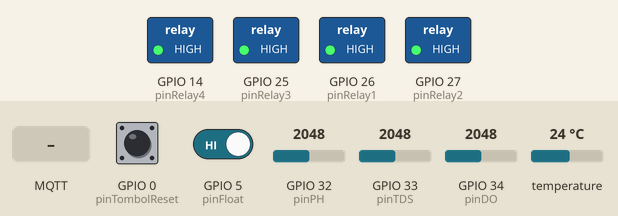
This sketch was run on a simulated ESP32. Parts: switched loads named in the sketch (green lamp = pin HIGH). The inputs (shaded band) are chosen by the test bench; at power-on: GPIO 0 (pinTombolReset) HIGH, GPIO 5 (pinFloat) HIGH, GPIO 32 (pinPH) = 2048, GPIO 33 (pinTDS) = 2048, GPIO 34 (pinDO) = 2048, temperature 24 °C. WiFi joins after 1.5 s; servers stay silent unless stated; EEPROM starts erased; no MQTT or app messages arrive unless stated; what the sketch prints to the serial monitor is not drawn.

Above: at 2.7 s.
2.8 s: MQTT message "ON" arrives on the first subscribed topic
At 4.0 s:
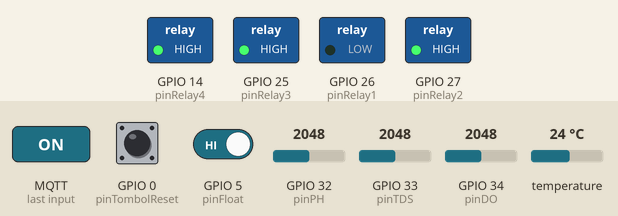
4.3 s: MQTT message "ON" arrives on the second subscribed topic
At 5.1 s:
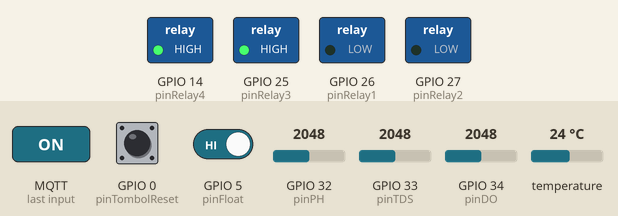
5.8 s: MQTT message "ON" arrives on the third subscribed topic
At 7.0 s:
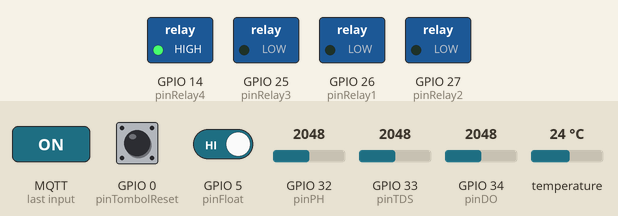
7.3 s: MQTT message "OFF" arrives on the first subscribed topic
At 8.5 s:
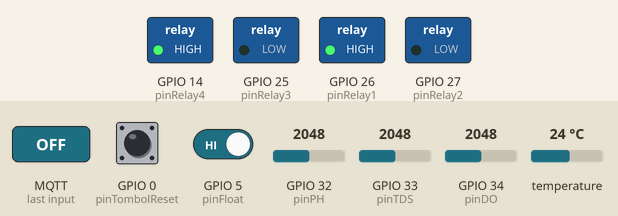
8.8 s: MQTT message "OFF" arrives on the second subscribed topic
At 9.7 s:
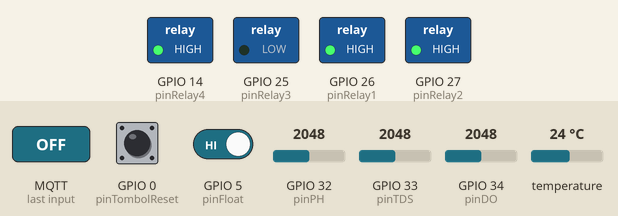
Timing chart, 0 to 11.8 s (numbered marks = the images above; inputs shaded):
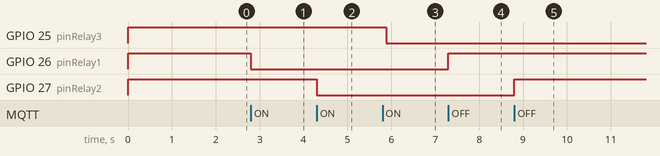

Measured:
- after the input at 2.8 s, GPIO 26 (pinRelay1): HIGH → LOW at once
- after the input at 4.3 s, GPIO 27 (pinRelay2): HIGH → LOW at once
- after the input at 5.8 s, GPIO 25 (pinRelay3): HIGH → LOW after 0.09 s
- after the input at 7.3 s, GPIO 26 (pinRelay1): LOW → HIGH at once
- after the input at 8.8 s, GPIO 27 (pinRelay2): LOW → HIGH at once

The sketch:

CodeESP32.ino
```cpp
#include <WiFi.h>
#include <WiFiManager.h>
#include <PubSubClient.h>
#include <ArduinoJson.h>
#include <Preferences.h>
#include <OneWire.h>
#include <DallasTemperature.h>
#include <vector>

// --- DEKLARASI PIN ---
const int pinRelay1 = 26;
const int pinRelay2 = 27;
const int pinRelay3 = 25;
const int pinRelay4 = 14;

const int pinSuhu = 4;
const int pinPH = 32;
const int pinTDS = 33;
const int pinDO = 34;
const int pinFloat = 5;
const int pinTombolReset = 0;

// --- KONFIGURASI SENSOR DO ---
#define VREF_ESP32 3300.0    // Tegangan referensi ESP32 (mV)
#define ADC_RES_ESP32 4095.0 // Resolusi ADC ESP32 (12-bit)
#define DO_CAL1_V 1600.0     // Voltase kalibrasi saturasi (mV)
#define DO_CAL1_T 25.0       // Suhu saat kalibrasi (°C)

// Tabel tingkat kelarutan Oksigen (ug/L atau ppb) pada suhu 0 - 40 derajat Celcius
const uint16_t DO_Table[41] = {
    14460, 14220, 13820, 13440, 13090, 12740, 12420, 12110, 11810, 11530,
    11260, 11010, 10770, 10530, 10300, 10080, 9860, 9660, 9460, 9270,
    9080, 8900, 8730, 8570, 8410, 8250, 8110, 7960, 7820, 7690,
    7560, 7430, 7300, 7180, 7070, 6950, 6840, 6730, 6630, 6530, 6410
};

// --- OBJEK GLOBAL ---
WiFiClient espClient;
PubSubClient mqttClient(espClient);
Preferences pref;
OneWire oneWire(pinSuhu);
DallasTemperature sensorSuhu(&oneWire);

// --- VARIABEL SISTEM & JARINGAN ---
unsigned long lastMsg = 0;
const char* mqtt_server = "broker.hivemq.com";
float kalibrasi_pH_netral = 2.5;
String deviceID;

// --- VARIABEL STATUS SLOT (DYNAMIC PROVISIONING) ---
bool en_r1, en_r2, en_r3, en_r4;
bool en_suhu, en_ph, en_tds, en_do, en_float;

// --- VARIABEL NAMA KUSTOM RELAY ---
String nama_r1, nama_r2, nama_r3, nama_r4;

// ==========================================
// FUNGSI PENERIMA PERINTAH DARI DASHBOARD
// ==========================================
void mqttCallback(char* topic, byte* payload, unsigned int length) {
  String messageTemp;
  for (int i = 0; i < length; i++) {
    messageTemp += (char)payload[i];
  }

  String topicStr = String(topic);

  if (topicStr == "ras/" + deviceID + "/kontrol/input1" && en_r1) {
    if (messageTemp == "ON") digitalWrite(pinRelay1, LOW);
    else if (messageTemp == "OFF") digitalWrite(pinRelay1, HIGH);
    Serial.println("Relay 1 (" + nama_r1 + ") dieksekusi");
  }
  else if (topicStr == "ras/" + deviceID + "/kontrol/input2" && en_r2) {
    if (messageTemp == "ON") digitalWrite(pinRelay2, LOW);
    else if (messageTemp == "OFF") digitalWrite(pinRelay2, HIGH);
    Serial.println("Relay 2 (" + nama_r2 + ") dieksekusi");
  }
  else if (topicStr == "ras/" + deviceID + "/kontrol/input3" && en_r3) {
    if (messageTemp == "ON") digitalWrite(pinRelay3, LOW);
    else if (messageTemp == "OFF") digitalWrite(pinRelay3, HIGH);
    Serial.println("Relay 3 (" + nama_r3 + ") dieksekusi");
  }
  else if (topicStr == "ras/" + deviceID + "/kontrol/input4" && en_r4) {
    if (messageTemp == "ON") digitalWrite(pinRelay4, LOW);
    else if (messageTemp == "OFF") digitalWrite(pinRelay4, HIGH);
    Serial.println("Relay 4 (" + nama_r4 + ") dieksekusi");
  }
}

// ==========================================
// FUNGSI KONEKSI ULANG MQTT
// ==========================================
void reconnectMQTT() {
  while (!mqttClient.connected()) {
    Serial.print("Menghubungkan ke MQTT Broker...");
    String clientId = "RAS-" + deviceID;

    if (mqttClient.connect(clientId.c_str())) {
      Serial.println("Terhubung!");
      if (en_r1) mqttClient.subscribe(("ras/" + deviceID + "/kontrol/input1").c_str());
      if (en_r2) mqttClient.subscribe(("ras/" + deviceID + "/kontrol/input2").c_str());
      if (en_r3) mqttClient.subscribe(("ras/" + deviceID + "/kontrol/input3").c_str());
      if (en_r4) mqttClient.subscribe(("ras/" + deviceID + "/kontrol/input4").c_str());
    } else {
      Serial.print("Gagal, rc="); Serial.print(mqttClient.state());
      Serial.println(" Coba lagi dalam 5 detik...");
      delay(5000);
    }
  }
}

// ==========================================
// SETUP: DIJALANKAN 1 KALI SAAT NYALA
// ==========================================
void setup() {
  Serial.begin(115200);

  // --- MENGAMBIL IDENTITAS CHIP (MAC ADDRESS) ---
  uint64_t chipid = ESP.getEfuseMac();
  deviceID = String((uint32_t)(chipid >> 32), HEX);
  deviceID += String((uint32_t)chipid, HEX);
  deviceID.toUpperCase();
  Serial.println("\n==================================");
  Serial.println("ID PERANGKAT (CHIP ID): " + deviceID);
  Serial.println("==================================\n");

  // 1. Inisialisasi Pin
  pinMode(pinRelay1, OUTPUT); digitalWrite(pinRelay1, HIGH);
  pinMode(pinRelay2, OUTPUT); digitalWrite(pinRelay2, HIGH);
  pinMode(pinRelay3, OUTPUT); digitalWrite(pinRelay3, HIGH);
  pinMode(pinRelay4, OUTPUT); digitalWrite(pinRelay4, HIGH);
  pinMode(pinFloat, INPUT_PULLUP);
  pinMode(pinTombolReset, INPUT_PULLUP);

  sensorSuhu.begin();

  // 2. Buka Memori & Ambil Pengaturan Terakhir
  pref.begin("iot_ras", false);

  en_r1 = pref.getBool("en_r1", true);
  en_r2 = pref.getBool("en_r2", true);
  en_r3 = pref.getBool("en_r3", true);
  en_r4 = pref.getBool("en_r4", true);
  en_suhu = pref.getBool("en_suhu", true);
  en_ph = pref.getBool("en_ph", true);
  en_tds = pref.getBool("en_tds", true);
  en_do = pref.getBool("en_do", true);
  en_float = pref.getBool("en_float", true);

  // Ambil data nama kustom, jika kosong berikan nilai default
  nama_r1 = pref.getString("nama_r1", "Relay 1");
  nama_r2 = pref.getString("nama_r2", "Relay 2");
  nama_r3 = pref.getString("nama_r3", "Relay 3");
  nama_r4 = pref.getString("nama_r4", "Relay 4");

  // 3. Persiapan Form WiFiManager
  WiFiManager wm;

  // Membatasi menu bawaan WiFiManager agar HANYA menampilkan menu konfigurasi Wi-Fi
  std::vector<const char *> menu = {"wifi"};
  wm.setMenu(menu);

  // Menampilkan Device ID di Captive Portal
  String teksInfo = "<div style='background:#fff3cd; color:#856404; padding:10px; border-radius:8px; text-align:center; border: 1px solid #ffeeba; margin-bottom: 15px; margin-top: 15px;'><small>Silakan salin <b>Device ID</b> ini untuk didaftarkan pada Web Dashboard:</small><br><strong style='font-size:22px; font-family:monospace; display:block; margin-top:5px; color:#b58105; letter-spacing: 2px;'>" + deviceID + "</strong></div>";
  WiFiManagerParameter custom_info_id(teksInfo.c_str());
  wm.addParameter(&custom_info_id);

  // BAGIAN 1: PENGATURAN AKTIF/NONAKTIF ELEMEN
  WiFiManagerParameter custom_title_sensor("<div style='font-weight:bold; color:#007bb5; font-size:16px; margin-top:20px; margin-bottom:10px; border-bottom:1px solid #ccc; padding-bottom:5px;'>Choose Component Capabilities</div>");
  wm.addParameter(&custom_title_sensor);

  const char* cb_style = "type=\"checkbox\"";
  WiFiManagerParameter cb_r1("r1", "Enable Relay 1", en_r1 ? "1" : "0", 2, cb_style, WFM_LABEL_AFTER);
  WiFiManagerParameter cb_r2("r2", "Enable Relay 2", en_r2 ? "1" : "0", 2, cb_style, WFM_LABEL_AFTER);
  WiFiManagerParameter cb_r3("r3", "Enable Relay 3", en_r3 ? "1" : "0", 2, cb_style, WFM_LABEL_AFTER);
  WiFiManagerParameter cb_r4("r4", "Enable Relay 4", en_r4 ? "1" : "0", 2, cb_style, WFM_LABEL_AFTER);
  WiFiManagerParameter cb_suhu("suhu", "Temperature Sensor", en_suhu ? "1" : "0", 2, cb_style, WFM_LABEL_AFTER);
  WiFiManagerParameter cb_ph("ph", "pH Sensor", en_ph ? "1" : "0", 2, cb_style, WFM_LABEL_AFTER);
  WiFiManagerParameter cb_tds("tds", "TDS Sensor", en_tds ? "1" : "0", 2, cb_style, WFM_LABEL_AFTER);
  WiFiManagerParameter cb_do("do", "Disolved Oxygen Sensor", en_do ? "1" : "0", 2, cb_style, WFM_LABEL_AFTER);
  WiFiManagerParameter cb_float("flt", "Float Switch Sensor", en_float ? "1" : "0", 2, cb_style, WFM_LABEL_AFTER);

  wm.addParameter(&cb_r1);
  wm.addParameter(&cb_r2);
  wm.addParameter(&cb_r3);
  wm.addParameter(&cb_r4);
  wm.addParameter(&cb_suhu);
  wm.addParameter(&cb_ph);
  wm.addParameter(&cb_tds);
  wm.addParameter(&cb_do);
  wm.addParameter(&cb_float);

  // BAGIAN 2: PENAMAAN KUSTOM RELAY
  WiFiManagerParameter custom_title_nama_relay("<div style='font-weight:bold; color:#007bb5; font-size:16px; margin-top:25px; margin-bottom:10px; border-bottom:1px solid #ccc; padding-bottom:5px;'>Custom Relay Naming</div>");
  wm.addParameter(&custom_title_nama_relay);

  WiFiManagerParameter txt_nama_r1("n_r1", "Relay 1 Name (e.g. Aerator)", nama_r1.c_str(), 20);
  WiFiManagerParameter txt_nama_r2("n_r2", "Relay 2 Name (e.g. Pump)", nama_r2.c_str(), 20);
  WiFiManagerParameter txt_nama_r3("n_r3", "Relay 3 Name (e.g. Feeder)", nama_r3.c_str(), 20);
  WiFiManagerParameter txt_nama_r4("n_r4", "Relay 4 Name (e.g. Heater)", nama_r4.c_str(), 20);

  wm.addParameter(&txt_nama_r1);
  wm.addParameter(&txt_nama_r2);
  wm.addParameter(&txt_nama_r3);
  wm.addParameter(&txt_nama_r4);

  // 4. Desain Visual Captive Portal
  String desainCustom =
    "<style>"
    "body { background-color: #e8f4f8; font-family: 'Segoe UI', Tahoma, sans-serif; }"
    ".wrap { max-width: 400px; margin: auto; padding: 20px; background: #ffffff; border-radius: 15px; box-shadow: 0px 8px 15px rgba(0,0,0,0.1); }"
    "button { background-color: #007bb5 !important; border-radius: 8px !important; font-weight: bold; text-transform: uppercase; margin-top: 15px; transition: 0.3s; }"
    "input[type='checkbox'] { transform: scale(1.4); margin-right: 10px; margin-top: 12px; }"
    "input[type='text'] { width: 100%; padding: 8px 12px; margin-top: 4px; margin-bottom: 12px; border: 1px solid #ccc; border-radius: 6px; box-sizing: border-box; font-size:14px; }"
    "label { font-weight: 500; color: #444; }"
    "</style>"
    "<script>"
    "window.addEventListener('DOMContentLoaded', function() {"
    "  var wrap = document.querySelector('.wrap');"
    "  if(!wrap) return;"
    "  "
    "  var btns = document.querySelectorAll('button');"
    "  for(var i=0; i<btns.length; i++) {"
    "    if(btns[i].innerText.toUpperCase().includes('CONFIGURE WIFI')) {"
    "      btns[i].innerText = 'CONFIGURE';"
    "    }"
    "  }"
    "  "
    "  if(document.getElementById('r1')) {"
    "    var htmlBaru = '<h1 style=\"color:#007bb5; font-size:24px; margin-bottom:5px; text-align:center;\">Set Up Panel RAS IoT</h1>' + "
    "                   '<div style=\"font-weight:bold; color:#007bb5; font-size:16px; margin-top:15px; margin-bottom:10px; border-bottom:1px solid #ccc; padding-bottom:5px;\">Available Networks</div>';"
    "    var hdr = wrap.querySelector('h1');"
    "    if(hdr) hdr.outerHTML = htmlBaru;"
    "    else wrap.insertAdjacentHTML('afterbegin', htmlBaru);"
    "  } else {"
    "    var mainHdr = wrap.querySelector('h1');"
    "    if(mainHdr && mainHdr.innerText.includes('WiFiManager')) {"
    "      mainHdr.innerText = 'RAS IoT Panel';"
    "    }"
    "  }"
    "});"
    "</script>";

  wm.setCustomHeadElement(desainCustom.c_str());

  Serial.println("Menghubungkan ke WiFi...");
  if (!wm.autoConnect("RAS_IoT_AP")) {
    Serial.println("Gagal koneksi WiFi dan timeout. Restarting...");
    ESP.restart();
  }

  // 5. Menyimpan Data Konfigurasi Baru ke Preferences
  pref.putBool("en_r1", (strncmp(cb_r1.getValue(), "1", 1) == 0));
  pref.putBool("en_r2", (strncmp(cb_r2.getValue(), "1", 1) == 0));
  pref.putBool("en_r3", (strncmp(cb_r3.getValue(), "1", 1) == 0));
  pref.putBool("en_r4", (strncmp(cb_r4.getValue(), "1", 1) == 0));
  pref.putBool("en_suhu", (strncmp(cb_suhu.getValue(), "1", 1) == 0));
  pref.putBool("en_ph", (strncmp(cb_ph.getValue(), "1", 1) == 0));
  pref.putBool("en_tds", (strncmp(cb_tds.getValue(), "1", 1) == 0));
  pref.putBool("en_do", (strncmp(cb_do.getValue(), "1", 1) == 0));
  pref.putBool("en_float", (strncmp(cb_float.getValue(), "1", 1) == 0));

  pref.putString("nama_r1", txt_nama_r1.getValue());
  pref.putString("nama_r2", txt_nama_r2.getValue());
  pref.putString("nama_r3", txt_nama_r3.getValue());
  pref.putString("nama_r4", txt_nama_r4.getValue());

  // Sinkronisasi ulang variabel lokal
  en_r1 = pref.getBool("en_r1");
  en_r2 = pref.getBool("en_r2");
  en_r3 = pref.getBool("en_r3");
  en_r4 = pref.getBool("en_r4");
  en_suhu = pref.getBool("en_suhu");
  en_ph = pref.getBool("en_ph");
  en_tds = pref.getBool("en_tds");
  en_do = pref.getBool("en_do");
  en_float = pref.getBool("en_float");

  nama_r1 = pref.getString("nama_r1");
  nama_r2 = pref.getString("nama_r2");
  nama_r3 = pref.getString("nama_r3");
  nama_r4 = pref.getString("nama_r4");

  // 6. Mulai MQTT
  mqttClient.setServer(mqtt_server, 1883);
  mqttClient.setCallback(mqttCallback);
  Serial.println("Sistem Siap!");
}

// ==========================================
// LOOP
// ==========================================
void loop() {
  if (digitalRead(pinTombolReset) == LOW) {
    Serial.println("\nPERINGATAN: Tombol Reset ditekan!");
    Serial.println("Tahan 3 detik untuk konfirmasi Reset WiFi & MQTT...");
    delay(3000);

    if (digitalRead(pinTombolReset) == LOW) {
      Serial.println("Mereset memori WiFi dan MQTT...");
      WiFiManager wm;
      wm.resetSettings();
      pref.clear();
      Serial.println("Memori bersih! Merestart sistem...");
      delay(1000);
      ESP.restart();
    } else {
      Serial.println("Reset dibatalkan (tombol dilepas terlalu cepat).\n");
    }
  }

  if (!mqttClient.connected()) {
    reconnectMQTT();
  }
  mqttClient.loop();

  unsigned long now = millis();
  if (now - lastMsg > 5000) {
    lastMsg = now;

    StaticJsonDocument<512> doc;
    float suhuKompensasi = 25.0;

    if (en_suhu) {
      sensorSuhu.requestTemperatures();
      float suhu = sensorSuhu.getTempCByIndex(0);
      if (suhu != -127.00) suhuKompensasi = suhu;
      doc["suhu"] = (suhu == -127.00) ? 0 : suhu;
    }


    if (en_ph) {
      long totalRawPH = 0;

      for(int i = 0; i < 20; i++) {
        totalRawPH += analogRead(pinPH);
        delay(5);
      }

      int rataRataRawPH = totalRawPH / 20;
      float voltPH = rataRataRawPH * (3.3 / 4095.0);
      float pH_aktual = 7.0 + ((kalibrasi_pH_netral - voltPH) / 0.18);

      doc["ph"] = pH_aktual;
    }

    if (en_tds) {
      int rawTDS = analogRead(pinTDS);
      float voltTDS = rawTDS * (3.3 / 4095.0);
      float koefisienKompensasi = 1.0 + 0.02 * (suhuKompensasi - 25.0);
      float voltKompensasi = voltTDS / koefisienKompensasi;

      float tds_ppm = (133.42 * pow(voltKompensasi, 3) - 255.86 * pow(voltKompensasi, 2) + 857.39 * voltKompensasi) * 0.5;
      doc["tds_ppm"] = tds_ppm;
    }

    if (en_do) {
      int rawDO = analogRead(pinDO);
      float voltDO = rawDO * (VREF_ESP32 / ADC_RES_ESP32);
      int temp_index = (int)suhuKompensasi;
      if (temp_index < 0) temp_index = 0;
      if (temp_index > 40) temp_index = 40;
      float V_saturation = DO_CAL1_V + 35.0 * (float)DO_CAL1_T - 35.0 * (float)temp_index;
      float do_ppb = (voltDO * DO_Table[temp_index]) / V_saturation;
      float do_mgL = do_ppb / 1000.0;
      doc["do_mgL"] = do_mgL;
    }

    if (en_float) {
      int statusPelampung = digitalRead(pinFloat);
      doc["air_penuh"] = (statusPelampung == LOW) ? true : false;
    }

    doc["r1_en"] = en_r1;
    doc["r2_en"] = en_r2;
    doc["r3_en"] = en_r3;
    doc["r4_en"] = en_r4;

    // Mengirimkan Nama Kustom Relay ke JSON MQTT
    doc["r1_nama"] = nama_r1;
    doc["r2_nama"] = nama_r2;
    doc["r3_nama"] = nama_r3;
    doc["r4_nama"] = nama_r4;

    char jsonBuffer[512];
    serializeJson(doc, jsonBuffer);

    String topicData = "ras/" + deviceID + "/sensor/data";
    mqttClient.publish(topicData.c_str(), jsonBuffer);

    Serial.print("Data Terkirim [" + topicData + "]: ");
    Serial.println(jsonBuffer);
  }
}
```
